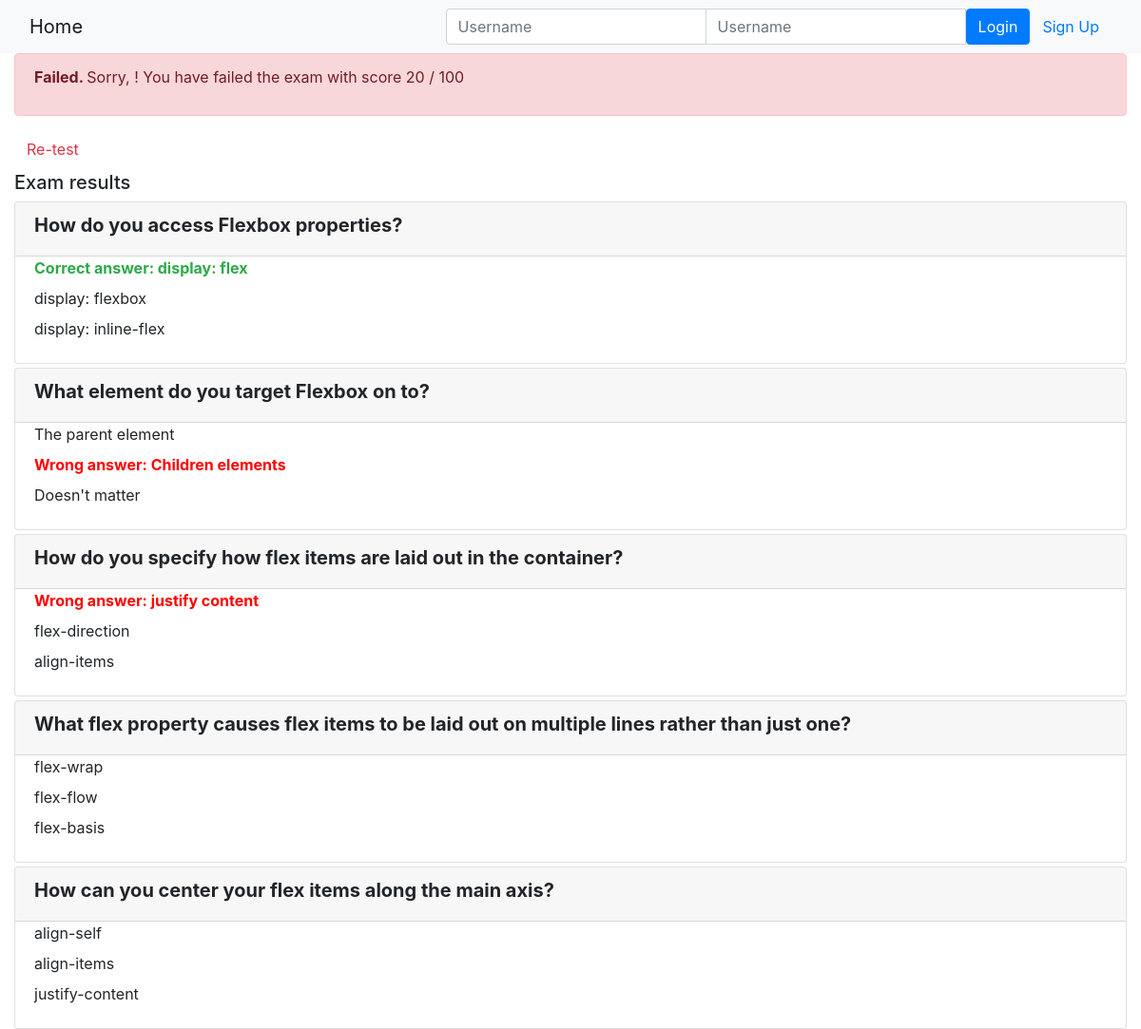
Page /onlinecourse/course/1/submission/1/result/ on the committed database.
### onlinecourse/models.py (models this page shows)
class Question(models.Model):
    lesson_id = models.ForeignKey(Lesson, on_delete=models.CASCADE)
    question_text = models.TextField()
    grade = models.IntegerField()

class Choice(models.Model):
    choice_text = models.TextField()
    is_correct = models.BooleanField()
    question_id = models.ForeignKey(Question, on_delete=models.CASCADE)

### onlinecourse/views.py (the view)
# urls.py: path('course/<int:course_id>/submission/<int:submission_id>/result/', views.show_exam_result, name = 'show_exam_result'),
def show_exam_result(request, course_id, submission_id):
    context = {}
    course = Course.objects.get(id = course_id)
    submit = Submission.objects.get(id = submission_id)
    selected = Submission.objects.filter(id = submission_id).values_list('choices',flat = True)
    score = 0
    for i in submit.choices.all().filter(is_correct=True).values_list('question_id'):
        score += Question.objects.filter(id=i[0]).first().grade
    context['selected'] = selected
    context['grade'] = score
    context['course'] = course
    return  render(request, 'onlinecourse/exam_result_bootstrap.html', context)

### onlinecourse/templates/onlinecourse/exam_result_bootstrap.html (shortened to what this page needs)
<!DOCTYPE html>
<html lang="en">
<head>
    {% load static %}
    <link rel="stylesheet" href="https://maxcdn.bootstrapcdn.com/bootstrap/4.5.2/css/bootstrap.min.css">
</head>
<body>
 <nav class="navbar navbar-light bg-light">
    <div class="container-fluid">
        <div class="navbar-header">
              <a class="navbar-brand" href="{% url 'onlinecourse:index' %}">Home</a>
        </div>
        <ul class="nav navbar-nav navbar-right">
            {% if user.is_authenticated %}
            <li>
                <a class="btn btn-link" href="#">{{ user.first_name }}({{ user.username }})</a>
                <a class="btn btn-link" href="{% url 'onlinecourse:logout' %}">Logout</a>
            </li>
            {% else %}
            <li>
                <form class="form-inline" action="{% url 'onlinecourse:login' %}" method="post">
                    <div class="input-group">
                        <input type="text" class="form-control" placeholder="Username" name="username" >
                        <input type="password" class="form-control" placeholder="Username" name="psw" >
                        <button class="btn btn-primary" type="submit">Login</button>
                        <a class="btn btn-link" href="{% url 'onlinecourse:registration' %}">Sign Up</a>
                    </div>
                </form>
            </li>
            {% endif %}
        </ul>
    </div>
</nav>
<div class="container-fluid">
    {% if grade > 80 %}
    <div class="alert alert-success">
       <p><b>Congratulations, {{user.first_name}}! </b>You have passed the exam and completed the course with score {{grade}} / 100</p>
    </div>
        {% else %}
        <div class="alert alert-danger">
            <p><b>Failed. </b>Sorry, {{user.first_name}}! You have failed the exam with score {{grade}} / 100</p>
        </div>
        <a class="btn btn-link text-danger" href="{% url 'onlinecourse:course_details' course.id %}">Re-test</a>
        {% endif %}
        <div class="card-columns-vertical mt-1">
        <h5 class="">Exam results</h5>
            {% for lesson in course.lesson_set.all %}
            {% for question in lesson.question_set.all %}
            <div class="card mt-1">
                <div class="card-header"><h5 style="font-weight:bold">{{ question.question_text}}</h5></div>
                <div class="form-group">
                    {% for choice in question.choice_set.all %}
                    <div class="form-check">
                        {% if choice.id in selected %}
                            {% if choice.is_correct == True %}
                                <label style="color:#2ea94a;font-weight:bold">Correct answer: {{choice.choice_text}}</label>
                            {% else %}
                                <label style="color:red;font-weight:bold">Wrong answer: {{choice.choice_text}}</label>
                            {% endif %}
                        {% else %}
                            <label>{{choice.choice_text}}</label>
                        {% endif %}
                    </div>
                    {% endfor %}
                </div>
            </div>
            {% endfor %}
            {% endfor %}
        </div>
    </div>
</body>
</html>

### rows in the picture
Question: question_text "How do you access Flexbox properties?"
Choice: choice_text "display: flex"
Choice: choice_text "display: flexbox"
Choice: choice_text "display: inline-flex"
Question: question_text "What element do you target Flexbox on to?"
Choice: choice_text "The parent element"
Choice: choice_text "Children elements"
Choice: choice_text "Doesn't matter"
Question: question_text "How do you specify how flex items are laid out in the container?"
Choice: choice_text "justify content"
Choice: choice_text "flex-direction"
Choice: choice_text "align-items"
Question: question_text "What flex property causes flex items to be laid out on multiple lines rather than just one?"
Choice: choice_text "flex-wrap"
Choice: choice_text "flex-flow"
Choice: choice_text "flex-basis"
Question: question_text "How can you center your flex items along the main axis?"
Choice: choice_text "align-self"
Choice: choice_text "align-items"
Choice: choice_text "justify-content"

### other values in the picture
{{ grade }} "20"
